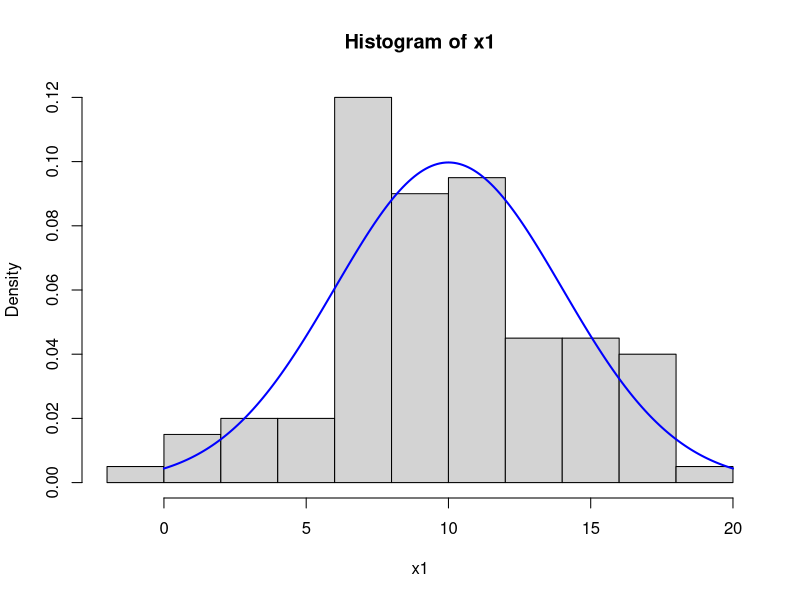
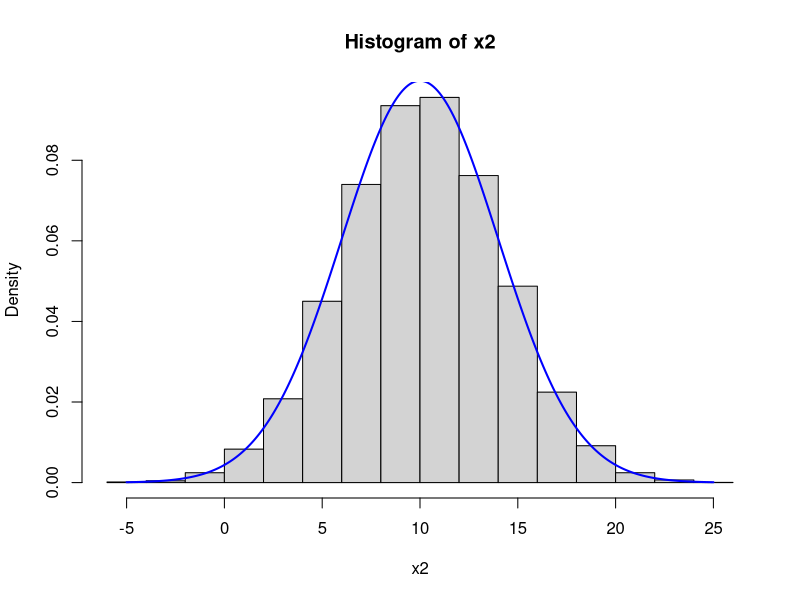
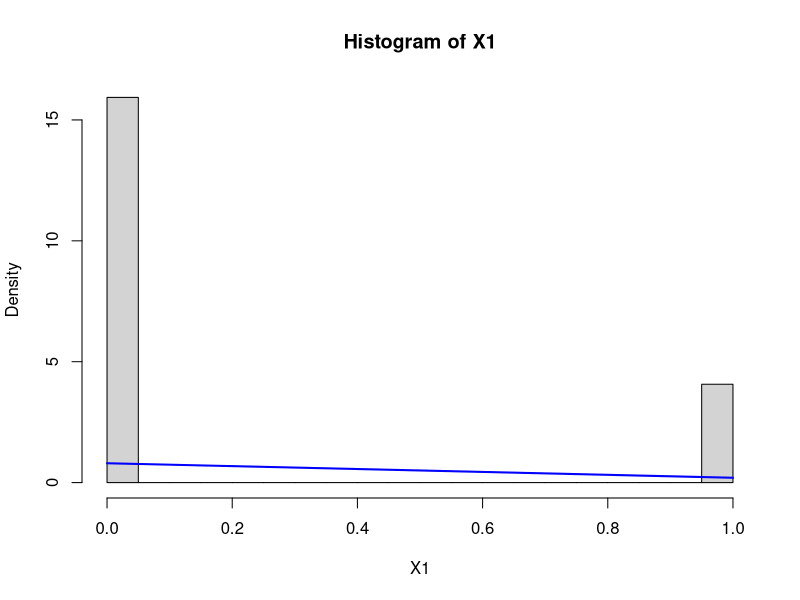
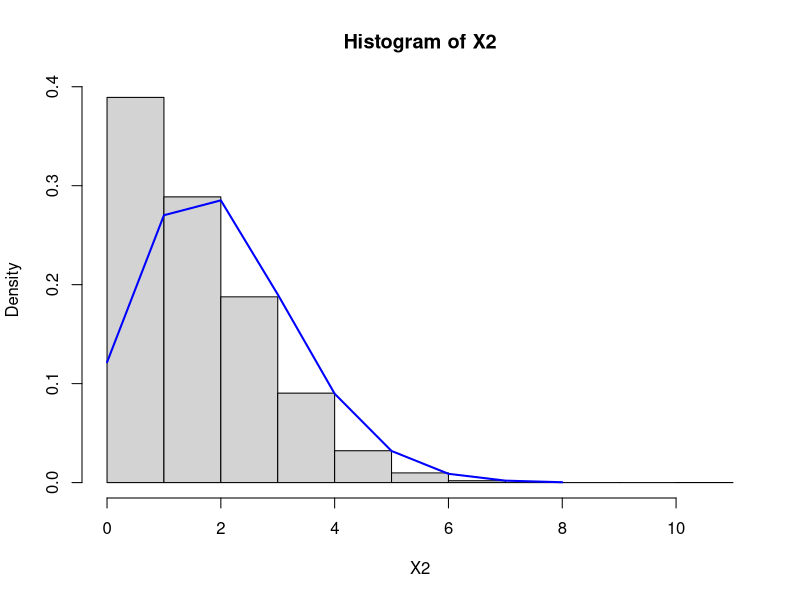
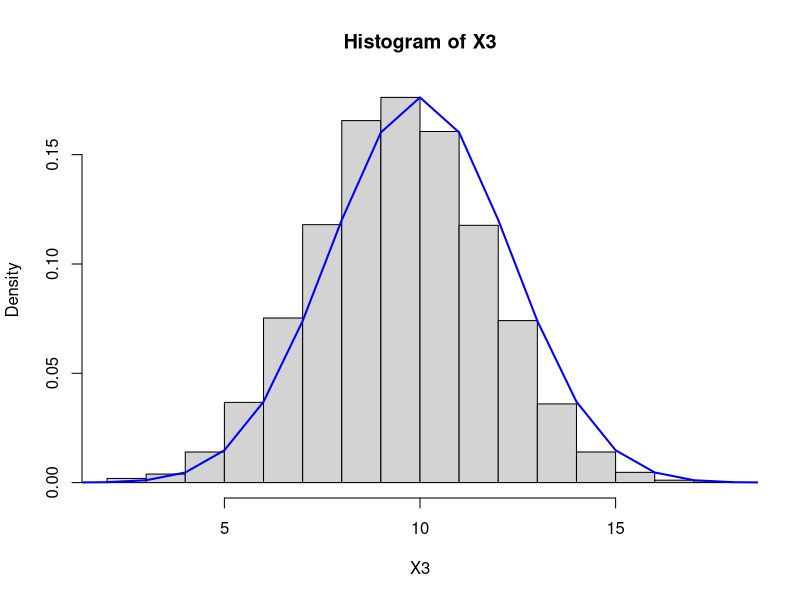
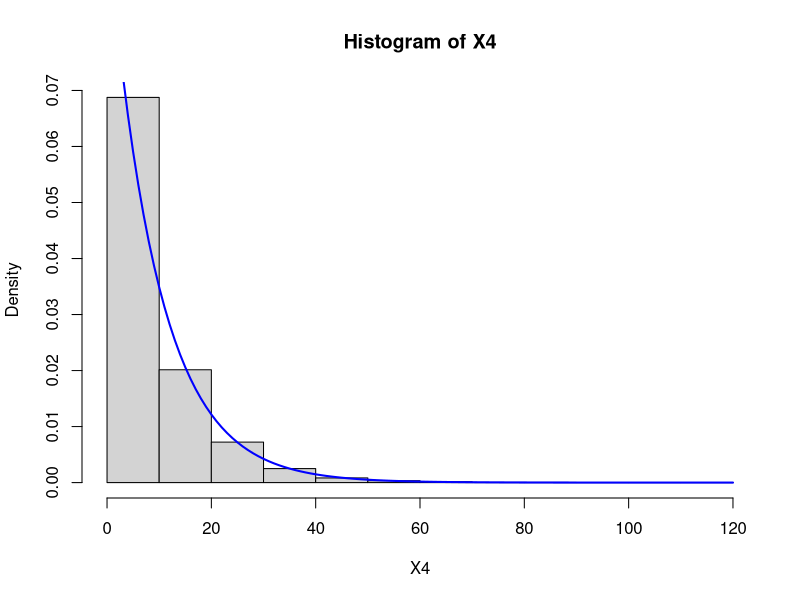
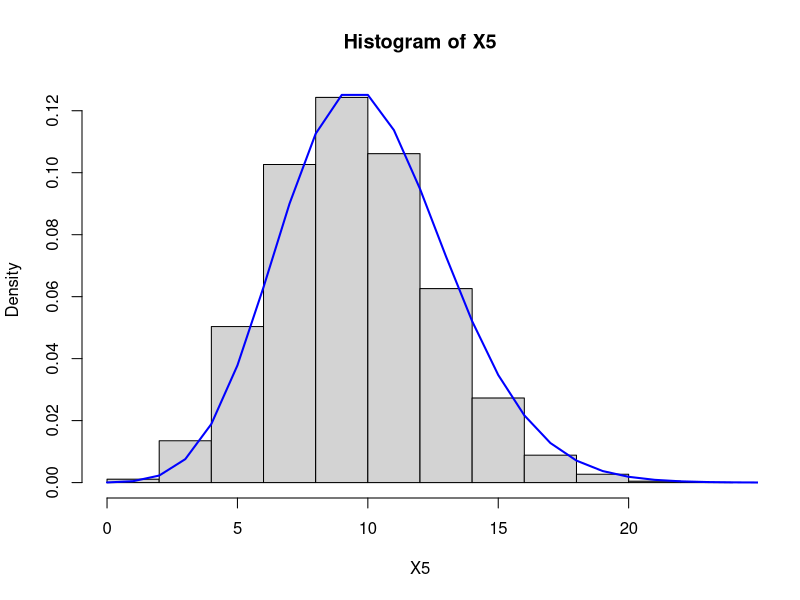
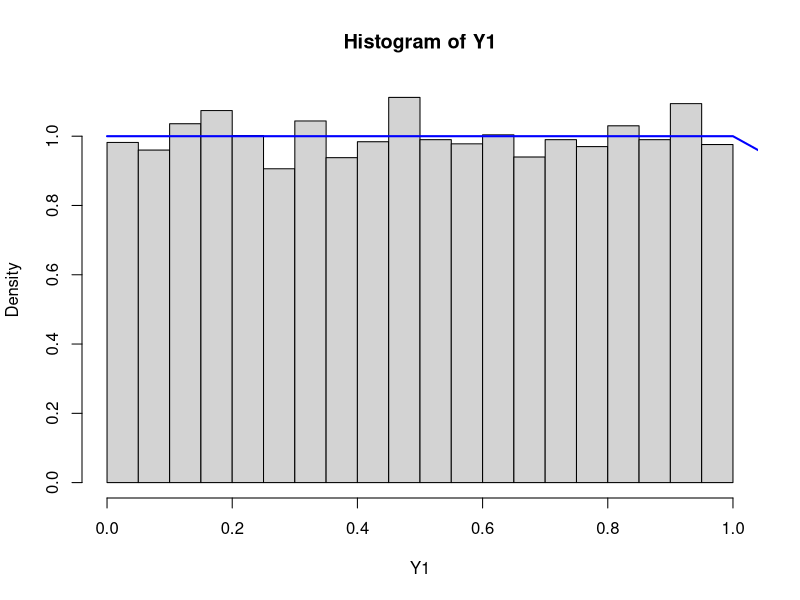

Generate these figures, in order, with R:
## ---- chunk 1
knitr::opts_chunk$set(echo = TRUE)
## ---- chunk 2
x1 <- rnorm(100, mean = 10, sd = 4)
x2 <- rnorm(10000, mean = 10, sd = 4)
## ---- chunk 3
hist(x1, probability = TRUE) 
xfit <- seq(0, 20, 0.1) 
yfit <- dnorm(xfit, mean = 10, sd = 4) 
lines(xfit, yfit, col="blue", lwd=2) 

hist(x2, probability = TRUE) 
xfit <- seq(-5, 25, 0.1) 
yfit <- dnorm(xfit, mean = 10, sd = 4) 
lines(xfit, yfit, col="blue", lwd=2) 
## ---- chunk 4
X1 <- rbinom(10000, size = 1, prob = 0.2)
## ---- chunk 5
hist(X1, probability = TRUE)
xfit <- seq(0, 1, 1) 
yfit <- dbinom(xfit, size=1, prob = 0.2 )
lines(xfit, yfit, col="blue", lwd=2) 
## ---- chunk 6
X2 <- rbinom(10000, size = 20, prob = 0.1)
## ---- chunk 7
hist(X2, probability = TRUE) 
xfit <- seq(0, 8, 1) 
yfit <- dbinom(xfit, size=20, prob = 0.1 )
lines(xfit, yfit, col="blue", lwd=2) 
## ---- chunk 8
X3 <- rbinom(10000, size = 20, prob = 0.5)
## ---- chunk 9
hist(X3, probability = TRUE) 
xfit <- seq(0, 20, 1) 
yfit <- dbinom(xfit, size=20, prob = 0.5 )
lines(xfit, yfit, col="blue", lwd=2) 
## ---- chunk 10
X4 <- rgeom(10000, prob = 0.1) 
## ---- chunk 11
hist(X4, probability = TRUE) 
xfit <- seq(0, 120, 1) 
yfit <- dgeom(xfit, 0.1)
lines(xfit, yfit, col="blue", lwd=2) 
## ---- chunk 12
X5 <- rpois(10000, lambda = 10) 
## ---- chunk 13
hist(X5, probability = TRUE)
xfit <- seq(0, 25, 1) 
yfit <- dpois(xfit, 10 )
lines(xfit, yfit, col="blue", lwd=2) 
## ---- chunk 14
Y1 <- runif(10000, min = 0, max = 1) 
## ---- chunk 15
hist(Y1, probability = TRUE) 
xfit <- seq(0, 20, 1) 
yfit <- dunif(xfit, 0,1)
lines(xfit, yfit, col="blue", lwd=2) 
## ---- chunk 16
Y2 <- rexp(10000, rate = 3)
## ---- chunk 17
hist(Y2, probability = TRUE) 
xfit <- seq(0, 5, 0.1) 
yfit <- dexp(xfit, 3)
lines(xfit, yfit, col="blue", lwd=2) 
## ---- chunk 18
Y3 <- rgamma(10000, shape = 2, scale = 1)
## ---- chunk 19
hist(Y3, probability = TRUE) 
xfit <- seq(0, 20, 1) 
yfit <- dgamma(xfit, 2,1)
lines(xfit, yfit, col="blue", lwd=2) 
## ---- chunk 20
Y4 <- rt(10000, df = 3) 
## ---- chunk 21
hist(Y4, probability = TRUE) 
xfit <- seq(-20, 20, 1) 
yfit <- dt(xfit, 3 )
lines(xfit, yfit, col="blue", lwd=2) 
## ---- chunk 22
Y5 <- rbeta(10000, shape1 = 0.1, shape2 = 0.1) 
## ---- chunk 23
hist(Y5, probability = TRUE) 
xfit <- seq(0, 1, 0.01) 
yfit <- dbeta(xfit, 0.1, 0.1)
lines(xfit, yfit, col="blue", lwd=2) 
## ---- chunk 24
Y6 <- rbeta(10000, shape1 = 1,   shape2 = 1) 
## ---- chunk 25
hist(Y6, probability = TRUE) 
xfit <- seq(0, 1, 0.01) 
yfit <- dbeta(xfit, 1, 1)
lines(xfit, yfit, col="blue", lwd=2) 
## ---- chunk 26
Y7 <- rbeta(10000, shape1 = 10,  shape2 = 5) 
## ---- chunk 27
hist(Y7, probability = TRUE)
xfit <- seq(0, 1, 0.01) 
yfit <- dbeta(xfit, 10, 5)
lines(xfit, yfit, col="blue", lwd=2) 
## ---- chunk 28
X <- rbinom(1000, size = 10000, prob = 0.001)
Y <- rt(1000, df = 10000) 
## ---- chunk 29
hist(X, probability = TRUE) 
xfit <- seq(0, 20, 1) 
yfit <- dbinom(xfit, 10000, 0.001)
lines(xfit, yfit, col="blue", lwd=2) 

hist(Y, probability = TRUE) 
xfit <- seq(-5, 5, 1) 
yfit <- dt(xfit, 10000)
lines(xfit, yfit, col="blue", lwd=2) 
## ---- chunk 30
X_konvergerad <- rpois(1000, lambda = 10) 
Y_konvergerad <- rnorm(1000, mean = 0, sd = 1)
## ---- chunk 31
hist(X_konvergerad, probability = TRUE)
xfit <- seq(0, 25, 1) 
yfit <- dpois(xfit, 10)
lines(xfit, yfit, col="blue", lwd=2) 

hist(Y_konvergerad, probability = TRUE)
xfit <- seq(-5, 5, 1) 
yfit <- dnorm(xfit, 0, 1)
lines(xfit, yfit, col="blue", lwd=2) 
## ---- chunk 32
Y <- dbinom(10000, size = 10, prob = 0.1)
# P(Y=0) = / Det 0:te elementet i Y-arrayen / = 0.3487
## ---- chunk 33
# Andelen dragningar där y = 0
Ysim <- rbinom(10000, size = 10, prob = 0.1)
result <- sum(Ysim == 0)/10000
# resultatet varierar (med ca 0.01) mellan olika dragningar, såklart
result
## ---- chunk 34
X <- pnorm(10000, mean = 0, sd = 1)
Y <- pbinom(10000, size = 10, prob = 0.1)

# P(X < 0) 
pnorm(0, 0, 1)

# P(-1 < X < 1) 
pnorm(1, 0, 1)  - pnorm(-1, 0, 1)

# P(1.96 < X) 
pnorm(1.96, 0, 1)

# P(0 < Y < 10)
pbinom(9, 10, 0.1) - pbinom(0, 10, 0.1)

# P(Y = 0) 
pbinom(0, 10, 0.1)

# P(0 <= Y <= 10)
pbinom(10, 10, 0.1)
## ---- chunk 35
Xsim <- rnorm(10000, 0, 1)
Ysim <- rbinom(10000, 10, 0.1)

# P(X < 0) 
sum(Xsim < 0)/ 10000

# P(-1 < X < 1) 
(sum(Xsim < 1) - sum(Xsim < -1)) / 10000

# P(1.96 < X) 
sum(Xsim < 1.96) / 10000

# P(0 < Y < 10)
(sum(Ysim < 10) - sum(Ysim < 1)) / 10000

# P(Y = 0) 
sum(Ysim == 0)

# P(0 <= Y <= 10)
(sum(Ysim <= 10) - sum(Ysim < 0)) / 10000
## ---- chunk 36
# Förväntat antal fel i nuvarande system
faults_current <- rbinom(10000, 337, 0.1)
sum(faults_current)/10000

# Förväntat antal fel i det nya systemet
p_new <- runif(10000, min = 0.02, max = 0.16)
faults_new <- rbinom(10000, 337, p_new)
sum(faults_new)/10000
## ---- chunk 37
sum(faults_current < faults_new)/10000
## ---- chunk 38
# I nuvarande system
sum(faults_current > 50)/10000

# I det nya systemet
sum(faults_new > 50)/10000
## ---- chunk 39
# Parametrar for X (Binomialföredelad)
n <- 10
p <- 0.2
# Parametrar for Y (Gammafördelad)
alpha = 2
beta = 2
## ---- chunk 40
# E(X)
expected_X = n * p
expected_X

#E(Y)
expected_Y = alpha / beta
expected_Y
## ---- chunk 41
num_experiments <- c()
for(exp in 1:3){
    for(factor in 1:10){
        num_experiments <- c(num_experiments, factor*10^exp) 
    }
}

means_X <- c()
means_Y <- c()
for (num in num_experiments){
    X <- rbinom(num, n, p)
    means_X <- c(means_X, mean(X))
    Y <- rgamma(num, alpha, beta)
    means_Y <- c(means_Y, mean(Y))
}
## ---- chunk 42
plot(num_experiments, means_X, type="l")
plot(num_experiments, means_Y, type="l")
## ---- chunk 43
X <- rexp(10000, rate=10)
Y <- rpois(10000, lambda=3)
## ---- chunk 44
mean(X)
mean(Y)
var(X)
var(Y)
## ---- chunk 45
mean(3)
mean(3 * X + 2)
mean(X + Y)
mean(X * Y)
mean(3 * X + 2 * Y - 3)
var(2 * X - 5)
var(X + Y)
## ---- chunk 46
X <- rpois(1000, lambda=5)
Y <- rexp(1000, rate=1)
Z <- rbinom(1000, n=10, p=0.01)
## ---- chunk 47
hist(X, probability = TRUE) 

hist(Y, probability = TRUE) 

hist(Z, probability = TRUE) 
## ---- chunk 48
means_X <- c()
means_Y <- c()
means_Z <- c()
for(rep in 1:1000){
	X <- rpois(10, lambda=5)
	Y <- rexp(10, rate=1)
	Z <- rbinom(10, size=10, prob=0.01)
	means_X <- c(means_X, mean(X))
	means_Y <- c(means_Y, mean(Y))
	means_Z <- c(means_Z, mean(Z))
}
## ---- chunk 49
hist(means_X, probability = TRUE) 

hist(means_Y, probability = TRUE) 

hist(means_Z, probability = TRUE) 
## ---- chunk 50
sd(X)
sd(Y)
sd(Z)
## ---- chunk 51
means_X <- c()
means_Y <- c()
means_Z <- c()
tries_vector <- c(30, 100, 1000)
for(tries in tries_vector) {
	for(rep in 1:1000){
		X <- rpois(tries, lambda=5)
		Y <- rexp(tries, rate=1)
		Z <- rbinom(tries, size=10, prob=0.01)
		means_X <- c(means_X, mean(X))
		means_Y <- c(means_Y, mean(Y))
		means_Z <- c(means_Z, mean(Z))
	}
	hist(means_X, probability = TRUE) 
	hist(means_Y, probability = TRUE) 
	hist(means_Z, probability = TRUE) 
}
